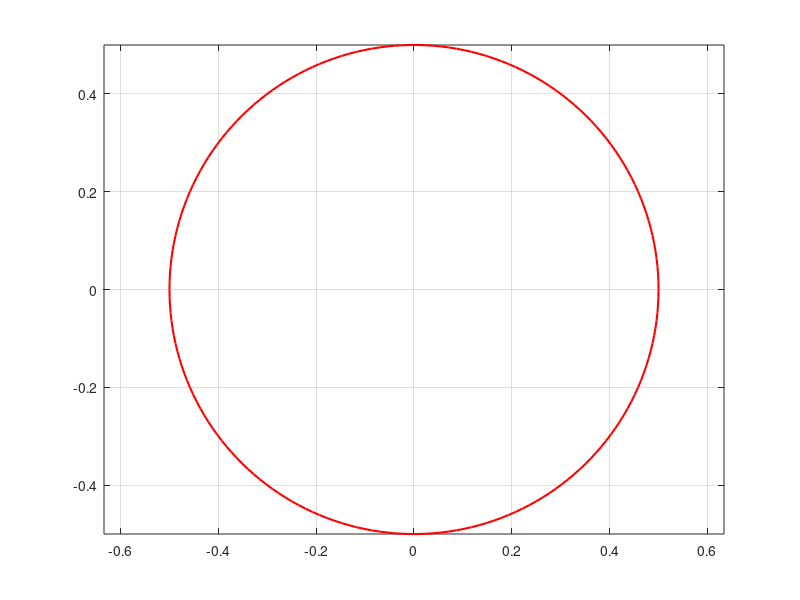

Write MATLAB code to recreate this figure. (Note: this script raises an error after producing the figure.)
clc; clear; close all

U = 300;    % undisturbed velocity
U_inf = [U; 0];
N = 100;
R = 0.5;    % cylinder radius

% generate cylinder
theta = linspace (0, pi, N);
theta = theta';

xd = -R*cos(theta);
yd = R*sin(theta);

xv = xd;
yv = -yd;

xe = [flip(xv); xd(2:end)];
ye = [flip(yv); yd(2:end)];

Np = length (xe); % number of total points

figure(1)
plot (xe, ye, 'r', 'LineWidth', 1.5)
grid on; hold on; axis equal

% initialize variables
xp = zeros (1, Np-1);
yp = zeros (1, Np-1);
l = zeros (1, Np-1);
n = zeros (2, Np-1);
t = zeros (2, Np-1);

for j = 1:Np-1
    xp(j) = (xe(j) + xe(j+1)) / 2;  % x-component of control point
    yp(j) = (ye(j) + ye(j+1)) / 2;  % y-component of control point

    l(j) = sqrt ((ye(j+1) - ye(j))^2 + (xe(j+1) - xe(j))^2);    % length of each panel
    n(:,j) = [-(ye(j+1) - ye(j)); (xe(j+1) - xe(j))] / l(j);    % normal vector
    t(:,j) = [n(2,j); -n(1,j)];                                 % tangent vector
end

% initialize variables
A = zeros (Np, Np);
vel_v = zeros (Np-1, 2);

for i = 1:Np-1
    for j = 1:Np-1
        % source/vortex induced velocity
        [vel_s, vel_v(j,:)] = SourceVortex (xp(i), yp(i), xe(j), ye(j), xe(j+1), ye(j+1), l(j), t(:,j));

        A(i,j) = dot (vel_s, n(:,i));
    end

    A(i,Np) = dot (sum(vel_v), n(:,i));
end

% Kutta condition
% initialize variables
vel_v_1 = zeros (Np-1, 2);
vel_v_Np = zeros (Np-1, 2);

for j = 1:Np-1
    % source/vortex induced velocity
    [vel_s_1, vel_v_1(j,:)] = SourceVortex (xp(1), yp(1), xe(j), ye(j), xe(j+1), ye(j+1), l(j), t(:,j));
    [vel_s_Np, vel_v_Np(j,:)] = SourceVortex (xp(end), yp(end), xe(j), ye(j), xe(j+1), ye(j+1), l(j), t(:,j));
    
    A(Np,j) = dot (vel_s_1, t(:,1)) + dot (vel_s_Np, t(:,end));
end

A(Np,Np) = dot (sum(vel_v_1), t(:,1)) + dot (sum(vel_v_Np), t(:,end));

% right-hand side
% initialize variables
b = zeros (Np, 1);

for i = 1:Np-1
    b(i) = -dot (U_inf, n(:,i));
end

b(Np) = -dot (U_inf, t(:,1) + t(:,end));

% solve linear system: A*sol = b
sol = A \ b;
q = sol(1:end-1);
gamma = sol(end);

% compute velocity and pressure coefficient on each panel
% initialize variables
u = zeros (2, Np-1);
cp = zeros (1, Np-1);
vel_v = [];
U_inf_norm = norm (U_inf);

for i = 1:Np-1
    u(:,i) = U_inf;

    for j = 1:Np-1
        % source/vortex induced velocity
        [vel_s, vel_v] = SourceVortex (xp(i), yp(i), xe(j), ye(j), xe(j+1), ye(j+1), l(j), t(:,j));

        u(:,i) = u(:,i) + vel_s*q(j) + vel_v*gamma;
    end

    % pressure coefficient
    cp(i) = 1 - (dot (u(:,i), t(:,i)) / U_inf_norm)^2;
end

% compute lift coefficient: cl = -sum (cp_i * l_i* cos(beta_i) ), where cos(beta_i) = tangent(1)
cl = -sum (cp.*l.*t(1,:));

% plot pressure coefficient
figure(2)
plot (xp, cp, 'b', 'LineWidth', 1.5)
hold on; grid on
xlabel('x'); ylabel('c_p')

% compute velocity field outside the cylinder
Nx = 100; Ny = 100; % number of discretisation points

x = linspace (-4, +4, Nx);
y = linspace (-1.5, +1.5, Ny);

ydplus = interp1 (xd, yd, x);
yvplus = interp1 (xv, yv, x);

% initialize variables
U_field = zeros (Nx, Ny);
V_field = zeros (Nx, Ny);
min_xe = min(xe);
max_xe = max(xe);

for i = 1:Nx
    for j = 1:Ny
        % if the point is located outside the cylinder, compute velocity field
        if ( x(i) < min_xe || x(i) > max_xe || y(j) > ydplus(i) || y(j) < yvplus(i) )
            U_field(i,j) = U_inf(1); 
            V_field(i,j) = U_inf(2);

            for k = 1:Np-1
                % source/vortex induced velocity
                [vel_s, vel_v] = SourceVortex (x(i), y(j), xe(k), ye(k), xe(k+1), ye(k+1), l(k), t(:,k));
        
                U_field(i,j) = U_field(i,j) + vel_s(1)*q(k) + vel_v(1)*gamma;
                V_field(i,j) = V_field(i,j) + vel_s(2)*q(k) + vel_v(2)*gamma;
            end
        end
    end
end

% plot velocity field outside the cylinder
[X, Y] = meshgrid (x, y);
figure(3); hold on; axis equal; title ('U-component of velocity field')
contourf (X', Y', U_field, 100, 'LineStyle', 'None')
plot (xe, ye, 'Linewidth', 2, 'Color', 'k')

figure(4); hold on; axis equal; title ('V-component of velocity field')
contourf (X', Y', V_field, 100, 'LineStyle', 'None')
plot (xe, ye, 'Linewidth', 2, 'Color', 'k')





function [vel_s, vel_v] = SourceVortex (xc, yc, xe, ye, xe1, ye1, l, t)

    csi = (xc - xe) * (xe1 - xe) + (yc - ye) * (ye1 - ye);
    csi = csi / l;

    eta = -(xc - xe) * (ye1 - ye) + (yc - ye) * (xe1 - xe);
    eta = eta / l;

    r1 = sqrt(csi^2 + eta^2);
    r2 = sqrt((csi - l)^2 + eta^2);

    theta1 = atan2(eta, csi);
    theta2 = atan2(eta, csi - l);

    % solve numerical conflicts that can possibly lead to errors
    if (abs(theta1) < 1e-12 && abs(theta2) > 3)
        theta1 = 0;
        theta2 = pi;
    elseif (abs(theta2) < 1e-12 && abs(theta1) > 3)
        theta1 = pi;
        theta2 = 0;
    end

    u = -log(r2/r1) / (2*pi);
    v = (theta2 - theta1) / (2*pi);

    % return to global reference system
    % Q = [
    %     cos(beta), -sin(beta)
    %     sin(beta), cos(beta)
    % ];
    %
    % Q = [
    %     t(1), -t(2)
    %     t(2), t(1)
    % ];
    %
    % source induced velocity
    % vel_s = Q*[u v]';

    vel_s = [
        t(1)*u - t(2)*v
        t(2)*u + t(1)*v
    ];

    % vortex induced velocity
    vel_v(1,1) = vel_s(2);
    vel_v(2,1) = -vel_s(1);

end